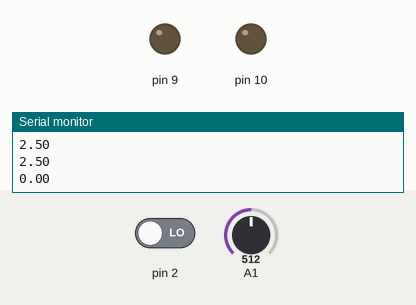
Simulated run of this sketch. Board: Arduino Uno, built with avr-gcc and run on an emulated ATmega328P. On the bench: output pins drawn as LEDs (lit = HIGH), the last lines printed to the serial monitor. Inputs (shaded band) come from the test bench; at power-on: pin 2 LOW, A1 = 512.

Above: at 1.4 s.
1.5 s: pin 2 driven HIGH
4.1 s: A1 set to 716
At 4.64 s:
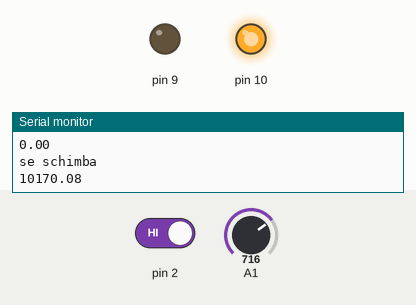
6.3 s: A1 set to 511
At 7.43 s:
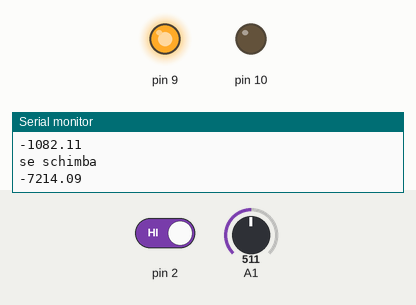
Timing chart, 0 to 9.3 s (numbered marks = the images above; inputs shaded):
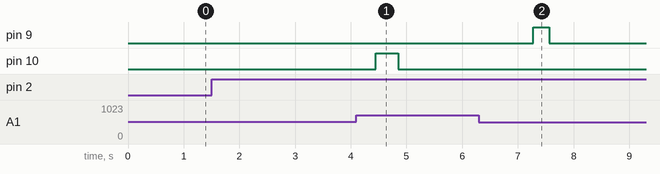

Measured:
- after the input at 4.1 s, pin 10: LOW → HIGH after 0.34 s, → LOW 0.41 s later
- after the input at 6.3 s, pin 9: LOW → HIGH after 0.98 s, → LOW 0.29 s later

The sketch:

proiect_ed_servo.ino
```cpp
double sensorPrev;
double sensorCurr;
bool motorOn;
int buttonState = 0;
double getDegrees(double prev, double curr) {
  double grade = curr - prev;
  grade = grade * 180 / 0.1;
  return grade;
}

void setup() {
  // put your setup code here, to run once:
  pinMode(2, INPUT);
  pinMode(9, OUTPUT);
  pinMode(10, OUTPUT);
  analogWrite(9, 0);
  analogWrite(10, 0);
  Serial.begin(9600);
  motorOn = false;
  sensorPrev = (double) analogRead(A1) * 5 / 1023;
  delay(100);
  sensorCurr = (double) analogRead(A1) * 5 / 1023;
  delay(100);
}

void motor(float grade) {
  if ((grade > 10 || grade < -10) && motorOn) {
    if (grade >= 0) {
      analogWrite(9, 0);
      analogWrite(10, 255);
      Serial.println(grade * 10);
      delay(grade / 2.5);
    }
    else {
      analogWrite(9, 255);
      analogWrite(10, 0);
      Serial.println(grade * 10);
      delay(-1 * grade / 2.5);
    }
  }
  Serial.println("este in functia motor");
  analogWrite(9, 0);
  analogWrite(10, 0);
}

void loop() {
  // put your main code here, to run repeatedly:
  sensorPrev = sensorCurr;
  double sum = 0;
  for (int i = 0; i < 30; i++) {
    sum += (double) analogRead(A1) * 5 / 1023;
    delay(20);
  }
  sensorCurr = sum / 30;
  buttonState = digitalRead(2);
  if (buttonState == HIGH) {
    Serial.println("se schimba");
    motorOn = !motorOn;
  }
  motor(getDegrees(sensorPrev, sensorCurr));
  Serial.println(motorOn);
  Serial.println(sensorPrev);
  Serial.println(sensorCurr);
  Serial.println(getDegrees(sensorPrev, sensorCurr));
  Serial.println();
  Serial.println();
  Serial.println();
}
```
